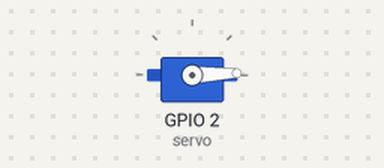
The sketch below on a simulated ESP32. On the bench: servo. What the sketch prints to the serial monitor is not drawn.

Above: at 2.05 s.
At 3.3 s:
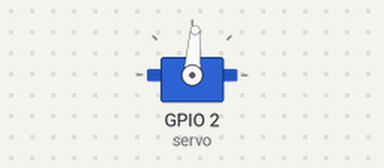
At 4.6 s:
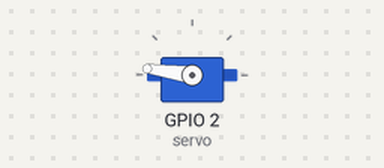
At 7.2 s:
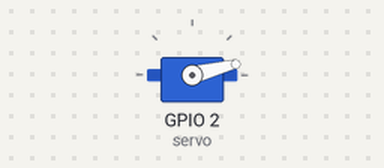
Timing chart, 0 to 9.0 s (numbered marks = the images above):
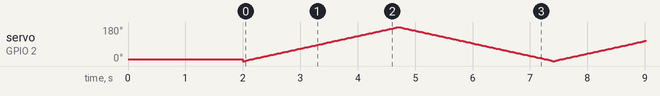

The sketch:

sketch_jan22a.ino
```cpp
#include <Servo.h>

Servo servo;
int angle = 10;

void setup() {
    Serial.begin(115200);

    servo.attach(2);
    servo.write(angle);
    delay(2000);
}

void loop() {
    Serial.printf("Starting loop\n");
    // servo.write(0);
    // delay(1000);
    // servo.write(90);
    // delay(1000);
    // servo.write(180);
    // delay(1000);
    // servo.write(270);
    // delay(3000);


    // scan from 0 to 180 degrees
    for(angle = 0; angle < 180; angle++)
    {
      servo.write(angle);
      delay(15);
    }

    // now scan back from 180 to 0 degrees
    for(angle = 180; angle > 0; angle--)
    {
      servo.write(angle);
      delay(15);
    }

}
```
